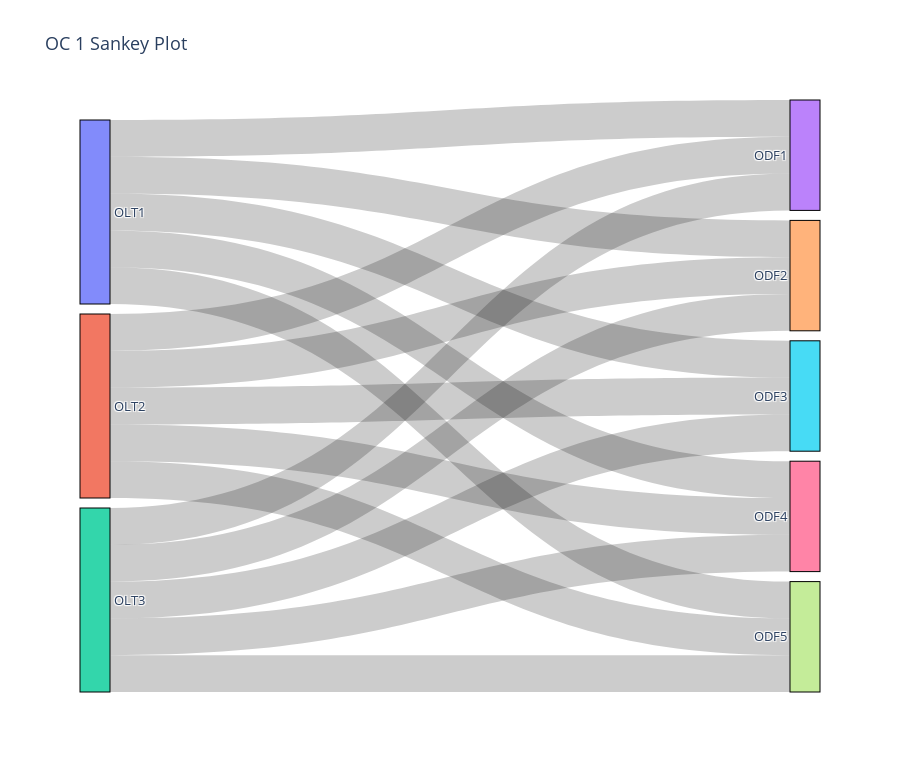

Notebook code for this chart:
### Markdown cell above
And finally, lets plot the Sankey:

### Code cell
if_save = True
picture_name = 'OC 1'
sankey_from_df(df, if_save, picture_name)

### Figure 1 — Plotly figure (JSON) as saved in the notebook; plotly's stock layout.template omitted (floating-point values rounded to 4 significant figures)
{"data": [{"domain": {"x": [0, 1], "y": [0, 1]}, "link": {"source": [0, 0, 0, 0, 0, 1, 1, 1, 1, 1, 2, 2, 2, 2, 2], "target": [3, 4, 5, 6, 7, 3, 4, 5, 6, 7, 3, 4, 5, 6, 7], "value": [1, 1, 1, 1, 1, 1, 1, 1, 1, 1, 1, 1, 1, 1, 1]}, "node": {"label": ["OLT1", "OLT2", "OLT3", "ODF1", "ODF2", "ODF3", "ODF4", "ODF5"], "line": {"color": "black", "width": 1}, "pad": 10, "thickness": 30}, "orientation": "h", "type": "sankey", "valueformat": ".0f"}], "layout": {"font": {"size": 13}, "height": 772, "title": {"text": "OC 1 Sankey Plot"}}}
